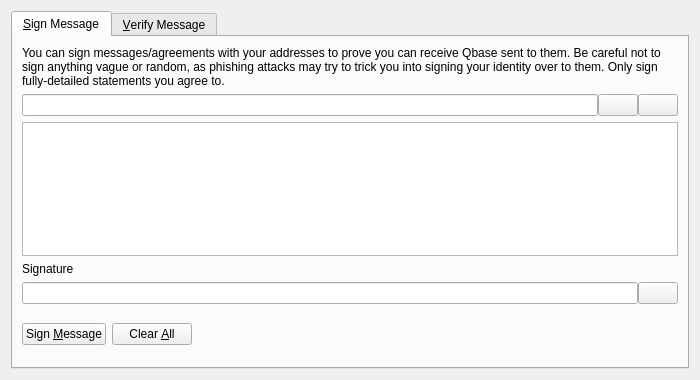
<?xml version="1.0" encoding="UTF-8"?>
<ui version="4.0">
 <class>SignVerifyMessageDialog</class>
 <widget class="QDialog" name="SignVerifyMessageDialog">
  <property name="geometry">
   <rect>
    <x>0</x>
    <y>0</y>
    <width>700</width>
    <height>380</height>
   </rect>
  </property>
  <property name="windowTitle">
   <string>Signatures - Sign / Verify a Message</string>
  </property>
  <property name="modal">
   <bool>true</bool>
  </property>
  <layout class="QVBoxLayout" name="verticalLayout">
   <item>
    <widget class="QTabWidget" name="tabWidget">
     <property name="currentIndex">
      <number>0</number>
     </property>
     <widget class="QWidget" name="tabSignMessage">
      <attribute name="title">
       <string>&amp;Sign Message</string>
      </attribute>
      <layout class="QVBoxLayout" name="verticalLayout_SM">
       <item>
        <widget class="QLabel" name="infoLabel_SM">
         <property name="text">
          <string>You can sign messages/agreements with your addresses to prove you can receive Qbase sent to them. Be careful not to sign anything vague or random, as phishing attacks may try to trick you into signing your identity over to them. Only sign fully-detailed statements you agree to.</string>
         </property>
         <property name="textFormat">
          <enum>Qt::PlainText</enum>
         </property>
         <property name="wordWrap">
          <bool>true</bool>
         </property>
        </widget>
       </item>
       <item>
        <layout class="QHBoxLayout" name="horizontalLayout_1_SM">
         <property name="spacing">
          <number>0</number>
         </property>
         <item>
          <widget class="QValidatedLineEdit" name="addressIn_SM">
           <property name="toolTip">
            <string>The Qbase address to sign the message with</string>
           </property>
          </widget>
         </item>
         <item>
          <widget class="QPushButton" name="addressBookButton_SM">
           <property name="toolTip">
            <string>Choose previously used address</string>
           </property>
           <property name="text">
            <string/>
           </property>
           <property name="shortcut">
            <string>Alt+A</string>
           </property>
           <property name="autoDefault">
            <bool>false</bool>
           </property>
          </widget>
         </item>
         <item>
          <widget class="QPushButton" name="pasteButton_SM">
           <property name="toolTip">
            <string>Paste address from clipboard</string>
           </property>
           <property name="text">
            <string/>
           </property>
           <property name="shortcut">
            <string>Alt+P</string>
           </property>
           <property name="autoDefault">
            <bool>false</bool>
           </property>
          </widget>
         </item>
        </layout>
       </item>
       <item>
        <widget class="QPlainTextEdit" name="messageIn_SM">
         <property name="toolTip">
          <string>Enter the message you want to sign here</string>
         </property>
        </widget>
       </item>
       <item>
        <widget class="QLabel" name="signatureLabel_SM">
         <property name="text">
          <string>Signature</string>
         </property>
         <property name="textFormat">
          <enum>Qt::PlainText</enum>
         </property>
        </widget>
       </item>
       <item>
        <layout class="QHBoxLayout" name="horizontalLayout_2_SM">
         <property name="spacing">
          <number>0</number>
         </property>
         <item>
          <widget class="QLineEdit" name="signatureOut_SM">
           <property name="font">
            <font>
             <italic>true</italic>
            </font>
           </property>
           <property name="readOnly">
            <bool>true</bool>
           </property>
          </widget>
         </item>
         <item>
          <widget class="QPushButton" name="copySignatureButton_SM">
           <property name="toolTip">
            <string>Copy the current signature to the system clipboard</string>
           </property>
           <property name="text">
            <string/>
           </property>
           <property name="autoDefault">
            <bool>false</bool>
           </property>
          </widget>
         </item>
        </layout>
       </item>
       <item>
        <layout class="QHBoxLayout" name="horizontalLayout_3_SM">
         <item>
          <widget class="QPushButton" name="signMessageButton_SM">
           <property name="toolTip">
            <string>Sign the message to prove you own this Qbase address</string>
           </property>
           <property name="text">
            <string>Sign &amp;Message</string>
           </property>
           <property name="autoDefault">
            <bool>false</bool>
           </property>
          </widget>
         </item>
         <item>
          <widget class="QPushButton" name="clearButton_SM">
           <property name="toolTip">
            <string>Reset all sign message fields</string>
           </property>
           <property name="text">
            <string>Clear &amp;All</string>
           </property>
           <property name="autoDefault">
            <bool>false</bool>
           </property>
          </widget>
         </item>
         <item>
          <spacer name="horizontalSpacer_1_SM">
           <property name="orientation">
            <enum>Qt::Horizontal</enum>
           </property>
           <property name="sizeHint" stdset="0">
            <size>
             <width>40</width>
             <height>48</height>
            </size>
           </property>
          </spacer>
         </item>
         <item>
          <widget class="QLabel" name="statusLabel_SM">
           <property name="font">
            <font>
             <weight>75</weight>
             <bold>true</bold>
            </font>
           </property>
           <property name="text">
            <string/>
           </property>
           <property name="wordWrap">
            <bool>true</bool>
           </property>
          </widget>
         </item>
         <item>
          <spacer name="horizontalSpacer_2_SM">
           <property name="orientation">
            <enum>Qt::Horizontal</enum>
           </property>
           <property name="sizeHint" stdset="0">
            <size>
             <width>40</width>
             <height>48</height>
            </size>
           </property>
          </spacer>
         </item>
        </layout>
       </item>
      </layout>
     </widget>
     <widget class="QWidget" name="tabVerifyMessage">
      <attribute name="title">
       <string>&amp;Verify Message</string>
      </attribute>
      <layout class="QVBoxLayout" name="verticalLayout_VM">
       <item>
        <widget class="QLabel" name="infoLabel_VM">
         <property name="text">
          <string>Enter the receiver's address, message (ensure you copy line breaks, spaces, tabs, etc. exactly) and signature below to verify the message. Be careful not to read more into the signature than what is in the signed message itself, to avoid being tricked by a man-in-the-middle attack. Note that this only proves the signing party receives with the address, it cannot prove sendership of any transaction!</string>
         </property>
         <property name="textFormat">
          <enum>Qt::PlainText</enum>
         </property>
         <property name="alignment">
          <set>Qt::AlignLeading|Qt::AlignLeft|Qt::AlignTop</set>
         </property>
         <property name="wordWrap">
          <bool>true</bool>
         </property>
        </widget>
       </item>
       <item>
        <layout class="QHBoxLayout" name="horizontalLayout_1_VM">
         <property name="spacing">
          <number>0</number>
         </property>
         <item>
          <widget class="QValidatedLineEdit" name="addressIn_VM">
           <property name="toolTip">
            <string>The Qbase address the message was signed with</string>
           </property>
          </widget>
         </item>
         <item>
          <widget class="QPushButton" name="addressBookButton_VM">
           <property name="toolTip">
            <string>Choose previously used address</string>
           </property>
           <property name="text">
            <string/>
           </property>
           <property name="shortcut">
            <string>Alt+A</string>
           </property>
           <property name="autoDefault">
            <bool>false</bool>
           </property>
          </widget>
         </item>
        </layout>
       </item>
       <item>
        <widget class="QPlainTextEdit" name="messageIn_VM"/>
       </item>
       <item>
        <widget class="QValidatedLineEdit" name="signatureIn_VM"/>
       </item>
       <item>
        <layout class="QHBoxLayout" name="horizontalLayout_2_VM">
         <item>
          <widget class="QPushButton" name="verifyMessageButton_VM">
           <property name="toolTip">
            <string>Verify the message to ensure it was signed with the specified Qbase address</string>
           </property>
           <property name="text">
            <string>Verify &amp;Message</string>
           </property>
           <property name="autoDefault">
            <bool>false</bool>
           </property>
          </widget>
         </item>
         <item>
          <widget class="QPushButton" name="clearButton_VM">
           <property name="toolTip">
            <string>Reset all verify message fields</string>
           </property>
           <property name="text">
            <string>Clear &amp;All</string>
           </property>
           <property name="autoDefault">
            <bool>false</bool>
           </property>
          </widget>
         </item>
         <item>
          <spacer name="horizontalSpacer_1_VM">
           <property name="orientation">
            <enum>Qt::Horizontal</enum>
           </property>
           <property name="sizeHint" stdset="0">
            <size>
             <width>40</width>
             <height>48</height>
            </size>
           </property>
          </spacer>
         </item>
         <item>
          <widget class="QLabel" name="statusLabel_VM">
           <property name="font">
            <font>
             <weight>75</weight>
             <bold>true</bold>
            </font>
           </property>
           <property name="text">
            <string/>
           </property>
           <property name="wordWrap">
            <bool>true</bool>
           </property>
          </widget>
         </item>
         <item>
          <spacer name="horizontalSpacer_2_VM">
           <property name="orientation">
            <enum>Qt::Horizontal</enum>
           </property>
           <property name="sizeHint" stdset="0">
            <size>
             <width>40</width>
             <height>48</height>
            </size>
           </property>
          </spacer>
         </item>
        </layout>
       </item>
      </layout>
     </widget>
    </widget>
   </item>
  </layout>
 </widget>
 <customwidgets>
  <customwidget>
   <class>QValidatedLineEdit</class>
   <extends>QLineEdit</extends>
   <header>qvalidatedlineedit.h</header>
  </customwidget>
 </customwidgets>
 <resources>
  <include location="../qbase.qrc"/>
 </resources>
 <connections/>
</ui>
